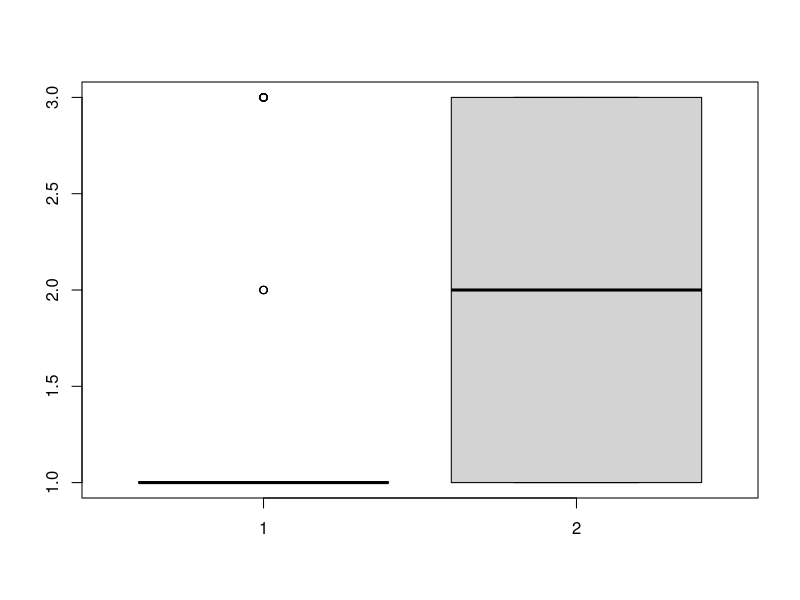
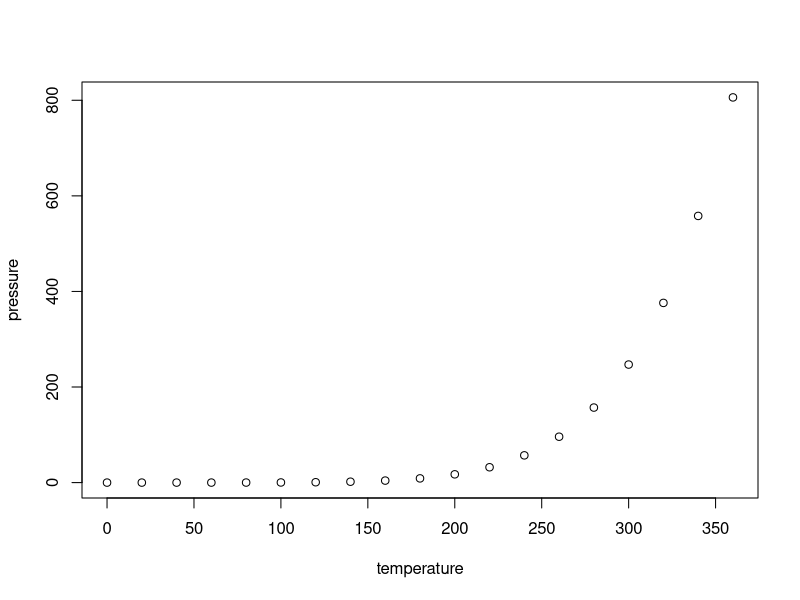

R code for these plots, in order:
## ---- chunk 1
knitr::opts_chunk$set(echo = TRUE)
## ---- chunk 2
data <- read.csv("president satisfaction.csv", header=T, sep=",")
attach(data)
party1<-data[Party==1,]
party0<-data[Party==0,]
boxplot(party1[,2],party0[,2])
## ---- chunk 3
plot(pressure)
